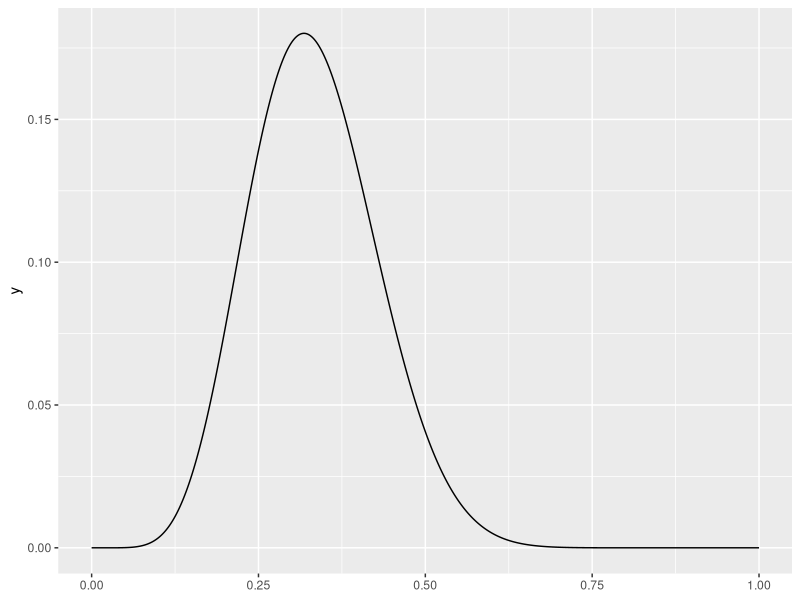
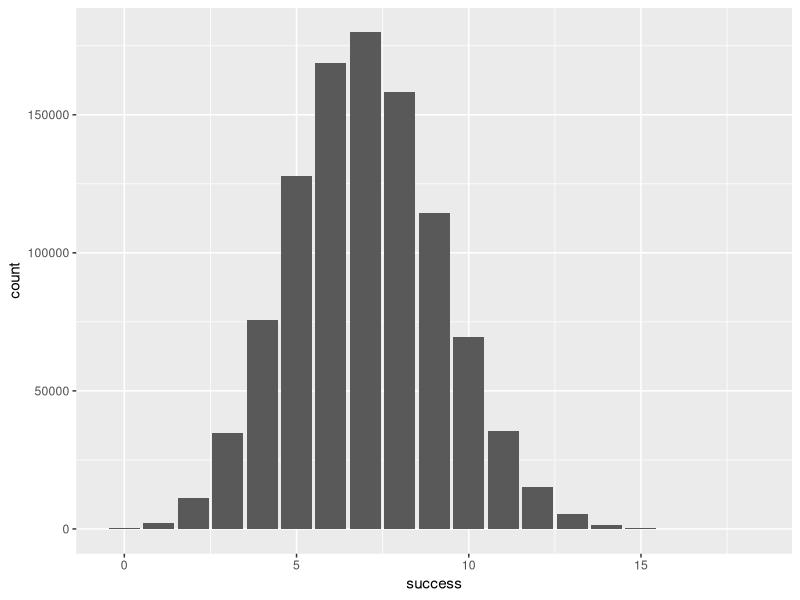
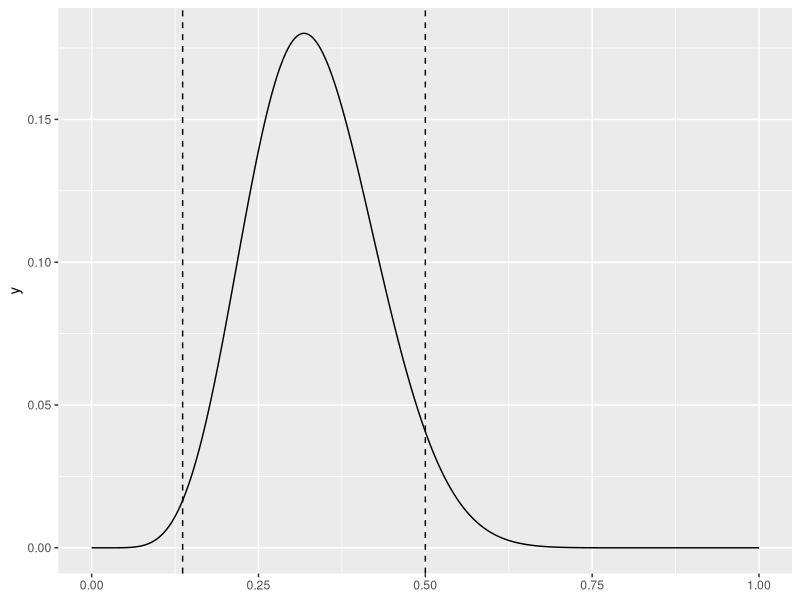

These charts were generated, in order, by the following R code:
library(ggplot2)
library(tidyverse)

plot <- ggplot() +
  xlim(c(0,1)) +
  geom_function(fun = \(prob) dbinom(x =7,
                                     size = 22,
                                     prob = prob),
                n=1001)
plot

# simulation confidence interval
sims <- tibble(success = rbinom(1e6, size=22, prob=7/22),
               est_prob = success/22)
sims |> 
  summarize(lb = quantile(est_prob, .025),
            ub = quantile(est_prob, .975))

# success
qbinom(p=c(0.025,0.975),
       size = 22,
       prob=7/22)

#so you can see the distribution
ggplot(sims,
       aes(x=success))+geom_bar()

# save CI as a vector
ci <- qbinom(p = c(0.025, 0.975),
             size=22,
             prob=7/22)/22

# plot distribution with CI included
plot + geom_vline(xintercept=ci,linetype="dashed")

# calculate with CLT
# what happens when we replace the 7 with larger or smaller numbers?
p_hat <-7/22
sd <- sqrt(p_hat*(1-p_hat))
se <- sd/sqrt(22)

ub <- p_hat + 1.96*se
lb <- p_hat - 1.96*se

ci_clt<-c(lb, ub)
ci_clt

# likelihood based grid approximation
# reminder: what is an integral? Why does it matter here?
likelihoods <- tibble(
  prob = seq(from = 0.001,
             to = 0.999,
             by = 0.001)
) |> 
  mutate(likelihood = dbinom(7,22,prob),
         cumulative_likelihood = cumsum(11)/sum(11))

# get the CI
ll_ci<-likelihoods |> 
  filter(cumulative_likelihood >= 0.025 & 
           cumulative_likelihood <= .975) |> 
  summarize(lb = min(prob),
            ub = max(prob)) |> 
  as.numeric()

ll_ci


